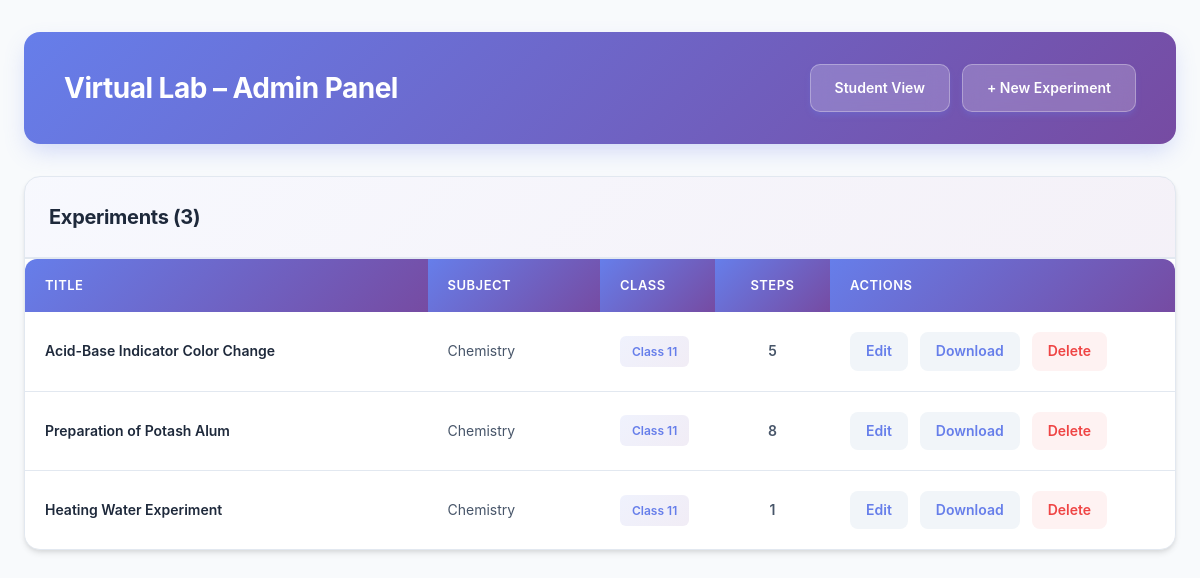
The app's page /admin/index.php with its own data.
### tables this page shows
CREATE TABLE experiments (
    id VARCHAR(50) PRIMARY KEY,
    title VARCHAR(255) NOT NULL,
    subject VARCHAR(50) NOT NULL,
    class VARCHAR(10) NOT NULL,
    config_json TEXT NOT NULL,
    created_at DATETIME DEFAULT CURRENT_TIMESTAMP,
    updated_at DATETIME DEFAULT CURRENT_TIMESTAMP
);

### admin/config/database.php (called while the page is built, shortened)
<?php
function getDBConnection() {
    try {
        if (DB_TYPE === 'sqlite') {
            $dbPath = DB_SQLITE_PATH;
            try {
                $db = new PDO('sqlite:' . $dbPath);
                $db->setAttribute(PDO::ATTR_ERRMODE, PDO::ERRMODE_EXCEPTION);
                return $db;
            } catch (PDOException $e) {
                throw new Exception("Failed to create SQLite database: " . $e->getMessage() . " (Path: " . $dbPath . ")");
            }
        }
    } catch (PDOException $e) {
        throw new Exception("Database connection failed: " . $e->getMessage());
    } catch (Exception $e) {
        throw $e;
    }
}

### admin/classes/Database.php (called while the page is built, shortened)
<?php
require_once __DIR__ . '/../config/database.php';
class Database {
    private $db;
    public function __construct() {
        $this->db = getDBConnection();
    }
    private function initTables() {
        try {
            $schemaFile = __DIR__ . '/../config/schema.sql';
            $sql = file_get_contents($schemaFile);
            if (DB_TYPE === 'sqlite') {
                $statements = explode(';', $sql);
                foreach ($statements as $statement) {
                    $statement = trim($statement);
                    if (!empty($statement) && !preg_match('/^\s*--/', $statement)) {
                        try {
                            $this->db->exec($statement);
                        } catch (PDOException $e) {
                            if (strpos($e->getMessage(), 'already exists') === false) {
                                error_log('Schema execution error: ' . $e->getMessage());
                            }
                        }
                    }
                }
            } else {
                try {
                    $this->db->exec($sql);
                } catch (PDOException $e) {
                    error_log('Schema execution error: ' . $e->getMessage());
                }
            }
        } catch (Exception $e) {
            error_log('initTables error: ' . $e->getMessage());
        }
    }
    public function getAllExperiments() {
        try {
            if (DB_TYPE === 'sqlite') {
                $checkStmt = $this->db->query("SELECT name FROM sqlite_master WHERE type='table' AND name='experiments'");
                $tableExists = $checkStmt->fetch() !== false;
            } else {
                $checkStmt = $this->db->query("SHOW TABLES LIKE 'experiments'");
                $tableExists = $checkStmt->rowCount() > 0;
            }
            $stmt = $this->db->query("SELECT * FROM experiments ORDER BY created_at DESC");
            $experiments = $stmt->fetchAll(PDO::FETCH_ASSOC);
            foreach ($experiments as &$exp) {
                try {
                    $stepStmt = $this->db->prepare("
                        SELECT COUNT(*) as count FROM experiment_steps WHERE experiment_id = ?
                    ");
                    $stepStmt->execute([$exp['id']]);
                    $stepCount = $stepStmt->fetch(PDO::FETCH_ASSOC);
                    $exp['step_count'] = $stepCount['count'] ?? 0;
                } catch (PDOException $e) {
                    $exp['step_count'] = 0;
                }
            }
            return $experiments;
        } catch (PDOException $e) {
            error_log('getAllExperiments error: ' . $e->getMessage());
            return [];
        } catch (Exception $e) {
            error_log('getAllExperiments error: ' . $e->getMessage());
            return [];
        }
    }
}

### admin/index.php (the view, shortened to what this page needs)
<?php
require_once __DIR__ . '/classes/Database.php';
$db = new Database();
$experiments = $db->getAllExperiments();
?>
<!DOCTYPE html>
<html lang="en">
<head>
    <link rel="stylesheet" href="css/admin.css?v=<?= time() ?>">
</head>
<body>
    <div class="container">
        <div class="header">
            <h1>Virtual Lab – Admin Panel</h1>
            <div style="display: flex; gap: 12px; align-items: center;">
                <a class="btn" href="../" style="text-decoration: none;">Student View</a>
                <a class="btn" href="create.php" style="text-decoration: none;">+ New Experiment</a>
            </div>
        </div>
        <?php if (empty($experiments)): ?>
        <div class="card" style="text-align: center; padding: 80px 40px;">
            <div style="margin-bottom: 24px; opacity: 0.5;">
                <svg width="80" height="80" viewBox="0 0 24 24" fill="none" stroke="currentColor" stroke-width="2" style="color: #64748b; margin: 0 auto;">
                    <path d="M14 2H6a2 2 0 0 0-2 2v16a2 2 0 0 0 2 2h12a2 2 0 0 0 2-2V8z"></path>
                    <polyline points="14 2 14 8 20 8"></polyline>
                    <line x1="12" y1="18" x2="12" y2="12"></line>
                    <line x1="9" y1="15" x2="15" y2="15"></line>
                </svg>
            </div>
            <p style="color: #64748b; font-size: 16px; margin-bottom: 24px; line-height: 1.6;">No experiments yet. Create your first experiment to get started.</p>
            <a class="btn" href="create.php" style="text-decoration: none;">Create First Experiment</a>
        </div>
        <?php else: ?>
        <div class="card" style="padding: 0; overflow: hidden;">
            <div style="padding: 24px; border-bottom: 2px solid #e2e8f0; background: linear-gradient(135deg, rgba(102, 126, 234, 0.05) 0%, rgba(118, 75, 162, 0.08) 100%);">
                <h2 style="margin: 0; font-size: 20px; color: #1e293b; font-weight: 700;">Experiments (<?= count($experiments) ?>)</h2>
            </div>
            <div style="overflow-x: auto;">
                <table>
                    <thead>
                        <tr>
                            <th style="width: 35%;">Title</th>
                            <th style="width: 15%;">Subject</th>
                            <th style="width: 10%;">Class</th>
                            <th style="width: 10%; text-align: center;">Steps</th>
                            <th style="width: 30%;">Actions</th>
                        </tr>
                    </thead>
                    <tbody>
                        <?php foreach ($experiments as $exp): ?>
                        <tr>
                            <td style="font-weight: 600; color: #1e293b;"><?= htmlspecialchars($exp['title']) ?></td>
                            <td style="color: #475569;"><?= htmlspecialchars($exp['subject']) ?></td>
                            <td style="color: #64748b;">
                                <?php if (!empty($exp['class'])): ?>
                                    <span style="display: inline-block; padding: 6px 12px; background: linear-gradient(135deg, rgba(102, 126, 234, 0.1) 0%, rgba(118, 75, 162, 0.1) 100%); border-radius: 6px; font-size: 12px; font-weight: 600; color: #667eea;">Class <?= htmlspecialchars($exp['class']) ?></span>
                                <?php else: ?>
                                    <span style="color: #94a3b8;">—</span>
                                <?php endif; ?>
                            </td>
                            <td style="text-align: center; color: #475569; font-weight: 600;"><?= $exp['step_count'] ?? 0 ?></td>
                            <td>
                                <div class="actions">
                                    <a href="edit.php?id=<?= $exp['id'] ?>" style="text-decoration: none;">Edit</a>
                                    <a href="download.php?id=<?= $exp['id'] ?>" style="text-decoration: none;">Download</a>
                                    <a class="danger" href="delete.php?id=<?= $exp['id'] ?>" onclick="return confirm('Are you sure you want to delete this experiment?')" style="text-decoration: none;">Delete</a>
                                </div>
                            </td>
                        </tr>
                        <?php endforeach; ?>
                    </tbody>
                </table>
            </div>
        </div>
        <?php endif; ?>
    </div>
</body>
</html>

### admin/css/admin.css (style rules this page uses)
* { margin: 0; padding: 0; box-sizing: border-box; }
body { font-family: 'Inter', -apple-system, BlinkMacSystemFont, 'Segoe UI', Roboto, 'Helvetica Neue', Arial, sans-serif; background: #f8fafc; min-height: 100vh; padding: 0; color: #1e293b; line-height: 1.6; -webkit-font-smoothing: antialiased; -moz-osx-font-smoothing: grayscale; }
.container { max-width: 1400px; margin: 0 auto; padding: 32px 24px; }
.header { background: linear-gradient(135deg, #667eea 0%, #764ba2 100%); padding: 32px 40px; border-radius: 16px; margin-bottom: 32px; box-shadow: 0 10px 25px -5px rgba(102, 126, 234, 0.3); display: flex; justify-content: space-between; align-items: center; color: white; }
.header h1 { color: white; font-size: 28px; font-weight: 700; margin: 0; letter-spacing: -0.5px; }
.header .btn { background: rgba(255, 255, 255, 0.2); backdrop-filter: blur(10px); border: 1px solid rgba(255, 255, 255, 0.3); }
h2 { color: #0f172a; font-size: 24px; font-weight: 700; margin-bottom: 24px; letter-spacing: -0.3px; }
.card { background: white; border-radius: 16px; padding: 40px; box-shadow: 0 4px 6px -1px rgba(0, 0, 0, 0.1), 0 2px 4px -1px rgba(0, 0, 0, 0.06); margin-bottom: 24px; width: 100%; box-sizing: border-box; border: 1px solid #e2e8f0; }
.btn { display: inline-flex; align-items: center; gap: 8px; background: linear-gradient(135deg, #667eea 0%, #764ba2 100%); color: white; padding: 12px 24px; text-decoration: none; border-radius: 10px; font-size: 14px; font-weight: 600; border: none; cursor: pointer; transition: all 0.3s cubic-bezier(0.4, 0, 0.2, 1); box-shadow: 0 4px 6px -1px rgba(102, 126, 234, 0.3); }
.danger { color: #ef4444; text-decoration: none; font-size: 14px; font-weight: 500; }
table { width: 100%; background: white; border-collapse: collapse; border-radius: 12px; overflow: hidden; box-shadow: 0 4px 6px -1px rgba(0, 0, 0, 0.1); }
th { background: linear-gradient(135deg, #667eea 0%, #764ba2 100%); padding: 16px 20px; text-align: left; font-weight: 600; color: white; font-size: 13px; text-transform: uppercase; letter-spacing: 0.5px; }
td { padding: 20px; border-bottom: 1px solid #e2e8f0; font-size: 14px; vertical-align: middle; }
tr:last-child td { border-bottom: none; }
.actions { display: flex; gap: 12px; align-items: center; justify-content: flex-start; flex-wrap: wrap; }
.actions a { color: #667eea; text-decoration: none; font-size: 14px; font-weight: 600; padding: 8px 16px; border-radius: 8px; transition: all 0.2s; display: inline-block; background: #f1f5f9; }
.actions .danger { color: #ef4444; background: #fef2f2; }

### records on screen
experiments: title "Acid-Base Indicator Color Change", subject "Chemistry", class "11", step_count "5"
experiments: title "Preparation of Potash Alum", subject "Chemistry", class "11", step_count "8"
experiments: title "Heating Water Experiment", subject "Chemistry", class "11", step_count "1"

### other values on screen
count($experiments) "3"
